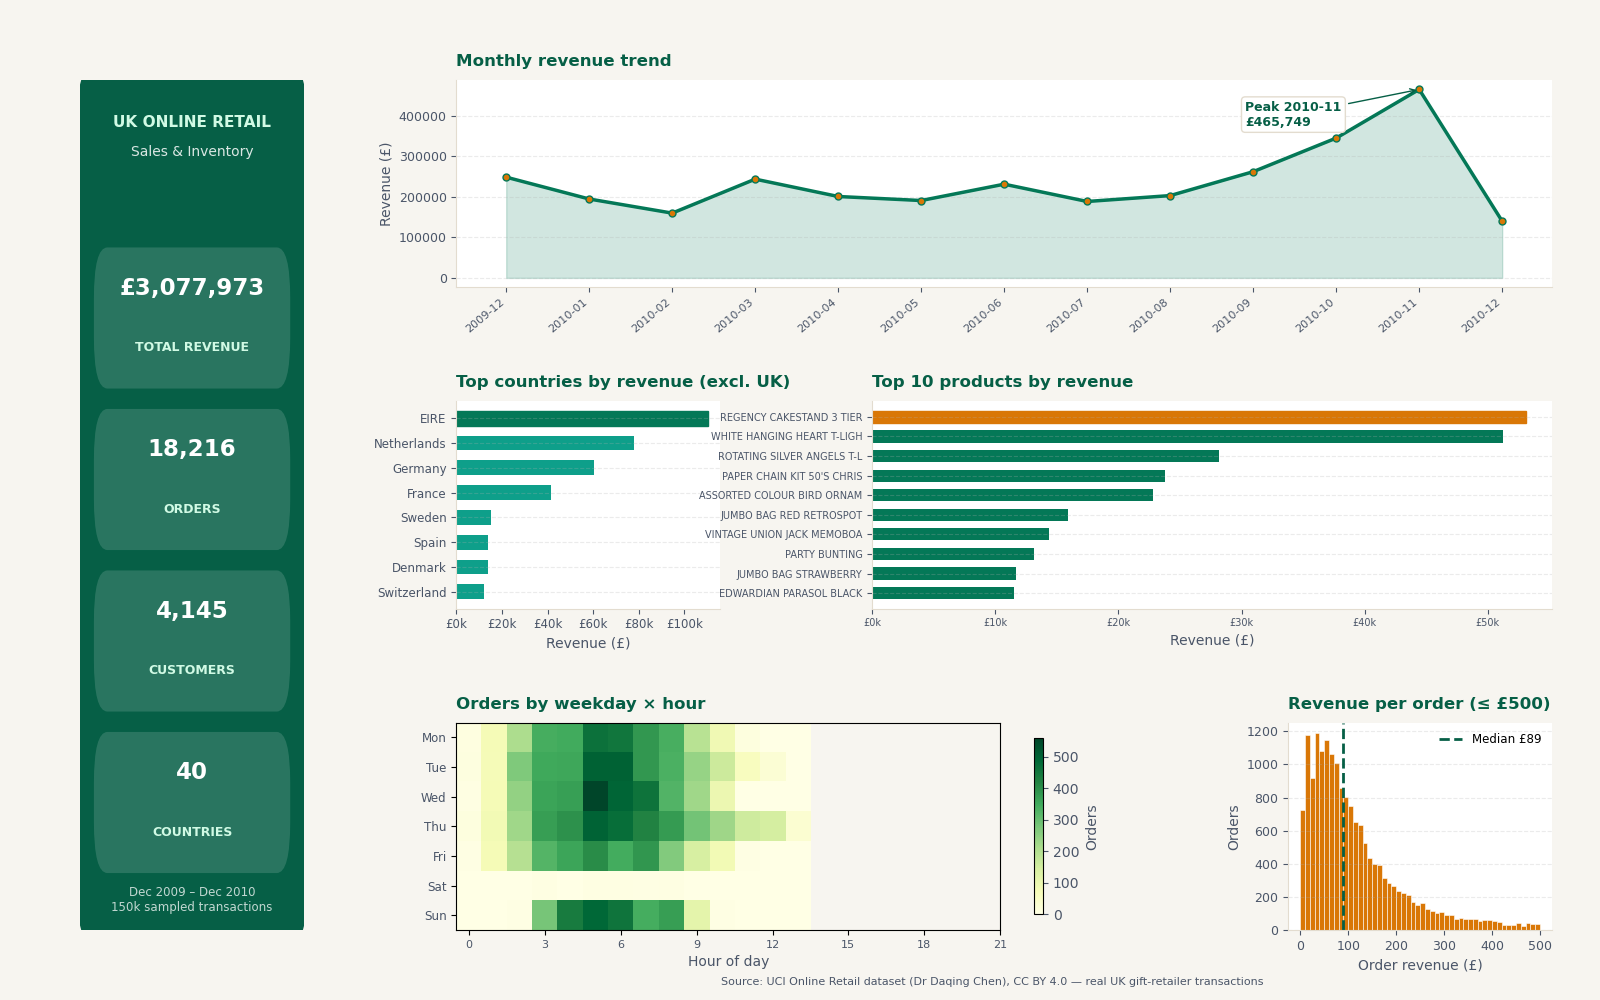

The script that saved this image:
"""UK Online Retail Sales & Inventory dashboard — real UCI data.

Builds one 1600x1000 dashboard.png from data/online_retail.csv.
Design: emerald + warm neutrals, KPI sidebar layout. Run: python dashboard.py
"""
import matplotlib
matplotlib.use("Agg")
import matplotlib.pyplot as plt
from matplotlib.patches import FancyBboxPatch
import matplotlib.ticker as mtick
import pandas as pd
import textwrap

DATA = "data/online_retail.csv"
NON_PRODUCTS = {"Manual", "DOTCOM POSTAGE", "POSTAGE", "AMAZON FEE"}

BG, EMERALD, EMERALD_D, MINT, AMBER, SLATE, TEAL2 = (
    "#F7F5F0", "#047857", "#065F46", "#D1FAE5", "#D97706", "#4A5568", "#0E9F8A")

df = pd.read_csv(DATA, dtype={"Invoice": "str", "StockCode": "str",
                              "Description": "str", "Country": "str"})
df["InvoiceDate"] = pd.to_datetime(df["InvoiceDate"], errors="coerce")
df = df.dropna(subset=["InvoiceDate"])
df["Month"] = df["InvoiceDate"].dt.to_period("M").astype(str)
df["Weekday"] = df["InvoiceDate"].dt.dayofweek
df["Hour"] = df["InvoiceDate"].dt.hour

revenue = df["LineTotal"].sum()
n_orders = df["Invoice"].nunique()
n_customers = df["Customer ID"].nunique()
n_countries = df["Country"].nunique()

fig = plt.figure(figsize=(16, 10), facecolor=BG)
gs = fig.add_gridspec(3, 4, height_ratios=[1, 1, 1], hspace=0.55, wspace=0.6,
                      left=0.05, right=0.97, top=0.92, bottom=0.07,
                      width_ratios=[0.85, 1, 1, 1])

# ---- KPI sidebar ----
sax = fig.add_subplot(gs[:, 0]); sax.set_xlim(0, 1); sax.set_ylim(0, 1); sax.axis("off")
sax.add_patch(FancyBboxPatch((0, 0), 1, 1, boxstyle="round,pad=0.01,rounding_size=0.05",
                             facecolor=EMERALD_D, edgecolor="none", transform=sax.transAxes))
sax.text(0.5, 0.95, "UK ONLINE RETAIL", ha="center", va="center", fontsize=11,
         weight="bold", color=MINT, transform=sax.transAxes)
sax.text(0.5, 0.915, "Sales & Inventory", ha="center", va="center", fontsize=10,
         color="white", alpha=0.85, transform=sax.transAxes)
for i, (val, label) in enumerate([(f"£{revenue:,.0f}", "TOTAL REVENUE"),
                                  (f"{n_orders:,}", "ORDERS"),
                                  (f"{n_customers:,}", "CUSTOMERS"),
                                  (f"{n_countries}", "COUNTRIES")]):
    y = 0.80 - i * 0.19
    sax.add_patch(FancyBboxPatch((0.07, y - 0.155), 0.86, 0.15,
                                 boxstyle="round,pad=0.008,rounding_size=0.06",
                                 facecolor="white", edgecolor="none", alpha=0.14, transform=sax.transAxes))
    sax.text(0.5, y - 0.045, val, ha="center", va="center", fontsize=16.5, fontweight="bold",
             color="white", transform=sax.transAxes)
    sax.text(0.5, y - 0.115, label, ha="center", va="center", fontsize=9, weight="bold",
             color=MINT, transform=sax.transAxes)
sax.text(0.5, 0.035, "Dec 2009 – Dec 2010\n150k sampled transactions", ha="center", va="center",
         fontsize=8.5, color="white", alpha=0.75, transform=sax.transAxes)

def style(ax):
    ax.set_facecolor("white")
    for s in ("top", "right"): ax.spines[s].set_visible(False)
    for s in ("left", "bottom"): ax.spines[s].set_color("#E3DCCF")
    ax.grid(axis="y", alpha=0.25, linestyle="--"); ax.tick_params(colors=SLATE, labelsize=9)

# ---- Monthly trend ----
ax = fig.add_subplot(gs[0, 1:4]); style(ax)
mrev = df.groupby("Month")["LineTotal"].sum()
ax.fill_between(mrev.index, mrev.values, alpha=0.18, color=EMERALD)
ax.plot(mrev.index, mrev.values, color=EMERALD, lw=2.5, marker="o", ms=5,
        markerfacecolor=AMBER, markeredgecolor=EMERALD)
peak = mrev.idxmax()
ax.annotate(f"Peak {peak}\n£{mrev.max():,.0f}", xy=(peak, mrev.max()),
            xytext=(0.72, 0.78), textcoords="axes fraction", fontsize=9, color=EMERALD_D, weight="bold",
            arrowprops=dict(arrowstyle="->", color=EMERALD_D),
            bbox=dict(facecolor="white", edgecolor="#E3DCCF", boxstyle="round,pad=0.3"))
ax.set_title("Monthly revenue trend", loc="left", fontsize=12, fontweight="bold", color=EMERALD_D, pad=10)
ax.set_ylabel("Revenue (£)", color=SLATE)
plt.setp(ax.get_xticklabels(), rotation=40, ha="right", fontsize=8)

# ---- Top countries ----
ax = fig.add_subplot(gs[1, 1:2]); style(ax)
cty = df[df["Country"] != "United Kingdom"].groupby("Country")["LineTotal"].sum().nlargest(8).sort_values()
bars = ax.barh(cty.index, cty.values, color=TEAL2, height=0.6)
bars[-1].set_color(EMERALD)
ax.set_title("Top countries by revenue (excl. UK)", loc="left", fontsize=12, fontweight="bold", color=EMERALD_D, pad=10)
ax.set_xlabel("Revenue (£)", color=SLATE); ax.tick_params(labelsize=8.5)
ax.xaxis.set_major_formatter(mtick.FuncFormatter(lambda v, _: f"£{v/1000:.0f}k"))

# ---- Top products ----
ax = fig.add_subplot(gs[1, 2:4]); style(ax)
top_prd = (df[~df["Description"].isin(NON_PRODUCTS)]
           .groupby("Description")["LineTotal"].sum().nlargest(10).sort_values())
labels = [p[:26] for p in top_prd.index]
bars = ax.barh(labels, top_prd.values, color=EMERALD, height=0.62)
bars[-1].set_color(AMBER)
ax.set_title("Top 10 products by revenue", loc="left", fontsize=12, fontweight="bold", color=EMERALD_D, pad=10)
ax.set_xlabel("Revenue (£)", color=SLATE); ax.tick_params(labelsize=7)
ax.set_xlim(0, top_prd.values.max() * 1.04)
ax.xaxis.set_major_formatter(mtick.FuncFormatter(lambda v, _: f"£{v/1000:.0f}k"))

# ---- Weekday x hour heatmap ----
ax = fig.add_subplot(gs[2, 1:3])
heat = df.groupby(["Weekday", "Hour"])["Invoice"].nunique().unstack(fill_value=0)
im = ax.imshow(heat.values, aspect="auto", cmap="YlGn")
ax.set_facecolor(BG)
ax.set_title("Orders by weekday × hour", loc="left", fontsize=12, fontweight="bold", color=EMERALD_D, pad=10)
ax.set_xticks(range(0, 24, 3)); ax.set_xticklabels(range(0, 24, 3), fontsize=8, color=SLATE)
ax.set_yticks(range(7)); ax.set_yticklabels(["Mon", "Tue", "Wed", "Thu", "Fri", "Sat", "Sun"],
                                            fontsize=8.5, color=SLATE)
ax.set_xlabel("Hour of day", color=SLATE)
cb = plt.colorbar(im, ax=ax, shrink=0.85); cb.set_label("Orders", color=SLATE); cb.ax.tick_params(colors=SLATE)

# ---- Revenue per order ----
ax = fig.add_subplot(gs[2, 3:4]); style(ax)
order_rev = df.groupby("Invoice")["LineTotal"].sum()
ax.hist(order_rev.values, bins=50, range=(0, 500), color=AMBER, edgecolor="white", linewidth=0.4)
ax.axvline(order_rev.median(), color=EMERALD_D, lw=2, ls="--", label=f"Median £{order_rev.median():.0f}")
ax.set_title("Revenue per order (≤ £500)", loc="left", fontsize=12, fontweight="bold", color=EMERALD_D, pad=10)
ax.set_xlabel("Order revenue (£)", color=SLATE); ax.set_ylabel("Orders", color=SLATE)
ax.legend(fontsize=8.5, frameon=False)

fig.text(0.62, 0.015, "Source: UCI Online Retail dataset (Dr Daqing Chen), CC BY 4.0 — real UK gift-retailer transactions",
         ha="center", fontsize=8, color=SLATE)
fig.savefig("dashboard.png", dpi=100, facecolor=BG)
print("saved dashboard.png", df.shape, f"revenue=£{revenue:,.0f}")
